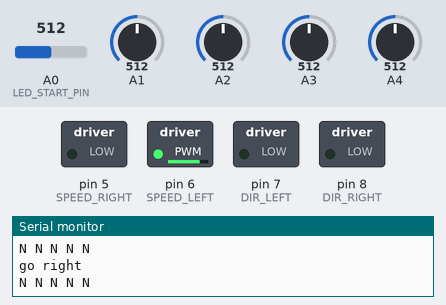
Recording of a sketch running on a simulated Arduino Uno, built with avr-gcc and run on an emulated ATmega328P. On the bench: switched loads named in the sketch (green lamp = pin HIGH), the last lines printed to the serial monitor. Inputs (shaded band) come from the test bench; at power-on: A0 (LED_START_PIN) = 512, A1 = 512, A2 = 512, A3 = 512, A4 = 512.

Above: at 1.7 s.
1.8 s: A0 (LED_START_PIN) set to 515
At 2.8 s:
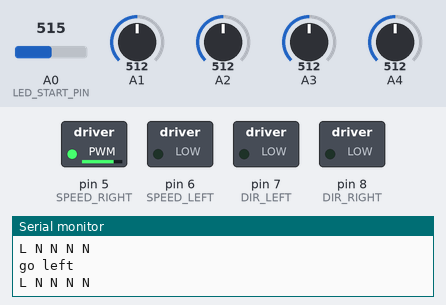
3.3 s: A1 set to 716
5.2 s: A2 set to 716
7.1 s: A3 set to 716
9.0 s: A4 set to 515
At 10.2 s:
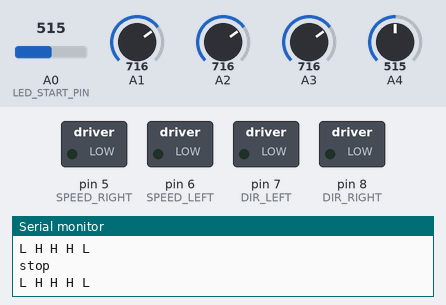
10.5 s: A0 (LED_START_PIN) set to 716
Timing chart, 0 to 13.4 s (numbered marks = the images above; inputs shaded):
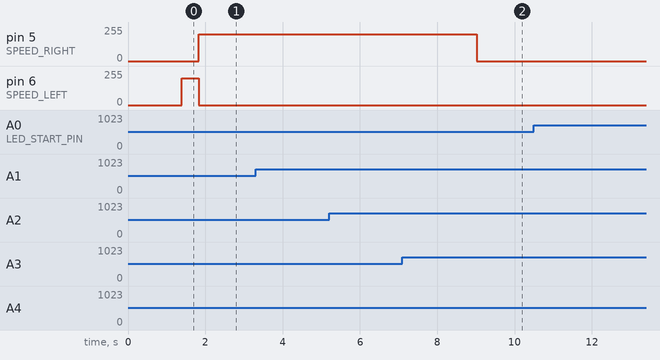

Measured:
- the behaviour switches between 514 and 515 on A0 (LED_START_PIN) (found by bisection; images 0 and 1)
- the behaviour switches between 514 and 515 on A4 (found by bisection; images 1 and 2)
- after the input at 1.8 s, pin 5 (SPEED_RIGHT): 0/255 → 200/255 at once; pin 6 (SPEED_LEFT): 200/255 → 0/255 at once
- after the input at 9.0 s, pin 5 (SPEED_RIGHT): 200/255 → 0/255 at once

The sketch:

light_follow.ino
```cpp
// Motor pins
#define SPEED_RIGHT 5
#define SPEED_LEFT 6
#define DIR_RIGHT 8
#define DIR_LEFT 7

// IR LED pins
#define LED_SENSOR_COUNT 5
#define LED_START_PIN 14

// Speed constants
#define SPEED_FAST 200
#define SPEED_MED 120
#define SPEED_SLOW 80
#define SPEED_NONE 0

// Direction constants
#define DIR_FW LOW
#define DIR_BW HIGH

#define HIGH_LIGHT 8
#define LOW_LIGHT 2

#define HIGH_CHAR 'H'
#define LOW_CHAR 'L'
#define NONE_CHAR 'N'

int baseValues[LED_SENSOR_COUNT];
int noLightCount = 0;

void setup()
{
    for (int i = 5; i <= 8; i++)
        pinMode(i, OUTPUT);

    delay(500);
    Serial.begin(9600);

    calibrate();
}

void loop() {
    // Default to forward
    digitalWrite(DIR_RIGHT, DIR_FW);
    digitalWrite(DIR_LEFT, DIR_FW);

    char values[LED_SENSOR_COUNT - 2];
    read(values);
    for (int i = 0; i < LED_SENSOR_COUNT; i++) {
        Serial.print(values[i]);
        Serial.print(" ");
    }
    Serial.println("");

    String noLight[] = { "NNNNN" };
    String onLight[] = { "HHHHH", "LHHHL" };

    String lightForward[] = { "LLLLL", "NLLLN", "NNLNN", "LLHLL", "LHHHL", "NNHNN", "NHHHN" };

    String lightLeft[] = {
      "LLNNN", "LNNNN", "HHNNN", "HNNNN"
    };
    String lightSlightLeft[] = {
      "LLLLN", "LLLNN", "HHHHN", "HHHNN", "HHHHL", "HHHLL",
      "LHHLN", "LHLNN", "LLHLN", "LHLLN", "LHHLN"
    };

    String lightRight[] = {
      "NNNLL", "NNNNL", "NNNHH", "NNNNH"

    };
    String lightSlightRight[] = {
      "NLLLL", "NNLLL", "NHHHH", "NNHHH", "LHHHH", "LLHHH",
      "NLHHL", "NNLHL", "NLHLL", "NLLHL", "NLHHL"
    };


    if (equalsAny(values, noLight)) {
        noLightCount++;
        if (noLightCount > 50) {
            goRight();
        }
        else {
            stop();
        }
    }
    else if (equalsAny(values, onLight)) {
        noLightCount = 0;
        stop();
    }
    else if (equalsAny(values, lightForward)) {
        noLightCount = 0;
        goForward();
    }
    else if (equalsAny(values, lightLeft)) {
        noLightCount = 0;
        goLeft();
    }
    else if (equalsAny(values, lightRight)) {
        noLightCount = 0;
        goRight();
    }
    else if (equalsAny(values, lightSlightLeft)) {
        noLightCount = 0;
        correctLeft();
    }
    else if (equalsAny(values, lightSlightRight)) {
        noLightCount = 0;
        correctRight();
    }

}

void calibrate() {
    int loops = 5;
    for (int i = 0; i < loops; i++) {
        for (int pin = LED_START_PIN; pin < LED_START_PIN+LED_SENSOR_COUNT; pin++) {
            baseValues[pin - LED_START_PIN] += analogRead(pin);
        }
    }

    for (int pin = LED_START_PIN; pin < LED_START_PIN+LED_SENSOR_COUNT; pin++) {
        baseValues[pin - LED_START_PIN] = int(baseValues[pin-LED_START_PIN] / loops);
    }
}

void read(char *values) {
    for (int pin = LED_START_PIN; pin < LED_START_PIN+LED_SENSOR_COUNT; pin++) {
        int deltaValue = analogRead(pin) - baseValues[pin - LED_START_PIN];
        values[pin - LED_START_PIN] = valueToChar(deltaValue);
    }
}

char valueToChar(int value) {
    if(value > HIGH_LIGHT)
        return HIGH_CHAR;
    else if(value > LOW_LIGHT)
        return LOW_CHAR;
    else
        return NONE_CHAR;
}

bool equalsAny(String value, String *possibleValues) {
    for (int i = 0; i < sizeof(possibleValues); i++) {
        if (value.equals(possibleValues[i])) {
            return true;
        }
    }
    return false;
}

void stop() {
    Serial.println("stop");
    analogWrite(SPEED_LEFT, SPEED_NONE);
    analogWrite(SPEED_RIGHT, SPEED_NONE);
}

void goForward() {
    Serial.println("go forward");
    analogWrite(SPEED_LEFT, SPEED_FAST);
    analogWrite(SPEED_RIGHT, SPEED_FAST);
}

void goLeft() {
    Serial.println("go left");
    analogWrite(SPEED_LEFT, SPEED_NONE);
    analogWrite(SPEED_RIGHT, SPEED_FAST);
}

void goRight() {
    Serial.println("go right");
    analogWrite(SPEED_LEFT, SPEED_FAST);
    analogWrite(SPEED_RIGHT, SPEED_NONE);
}

void correctLeft() {
    Serial.println("correct left");
    analogWrite(SPEED_LEFT, SPEED_SLOW);
    analogWrite(SPEED_RIGHT, SPEED_MED);
}

void correctRight() {
    Serial.println("correct right");
    analogWrite(SPEED_LEFT, SPEED_MED);
    analogWrite(SPEED_RIGHT, SPEED_SLOW);
}
```
